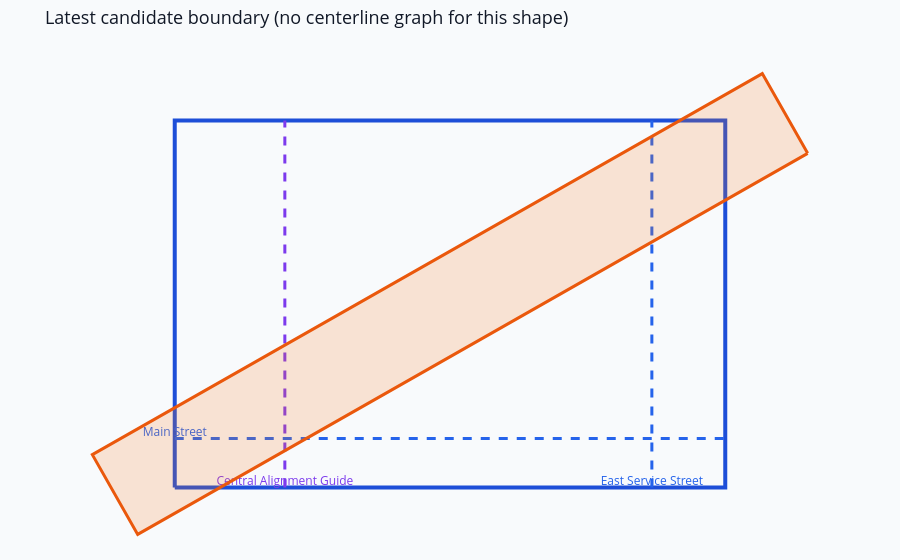

The cell this chart's notebook holds for it:
### Code cell
latest_shape = extract_latest_shape(final_state)

# The centerline (wing) graph only exists for multi-wing footprints (U / L / T / H / Y / X).
# When the brief's shape is "auto" or a simple bar, there is no wing skeleton — so fall back to
# the boundary plot instead of raising, rather than assuming every shape has a centerline graph.
_centerline = (latest_shape or {}).get("building_graph", {}).get("centerline_graph", {})
if _centerline.get("nodes") and _centerline.get("edges"):
    figure = make_building_graph_figure(
        latest_shape,
        title="Latest candidate centerline graph after the LangGraph node run",
    )
else:
    print("No centerline/wing graph in the latest shape (this run's footprint has no wings) — "
          "showing the building boundary instead.")
    figure = make_site_plan_figure(
        SITE_BOUNDARY,
        current_shape=latest_shape,
        site_objects=SITE_OBJECTS,
        title="Latest candidate boundary (no centerline graph for this shape)",
    )
figure

### Figure 1 — Plotly figure (JSON) as saved in the notebook; plotly's stock layout.template omitted (floating-point values rounded to 4 significant figures)
{"data": [{"hoverinfo": "skip", "line": {"color": "#1d4ed8", "width": 4}, "mode": "lines", "showlegend": false, "type": "scatter", "x": [0, 90, 90, 0, 0], "y": [0, 0, 60, 60, 0]}, {"hoverinfo": "skip", "line": {"color": "#2563eb", "dash": "dash", "width": 3}, "mode": "lines+text", "showlegend": false, "text": ["Main Street", ""], "textfont": {"color": "#2563eb", "size": 12}, "textposition": "top center", "type": "scatter", "x": [0, 90], "y": [8, 8]}, {"hoverinfo": "skip", "line": {"color": "#2563eb", "dash": "dash", "width": 3}, "mode": "lines+text", "showlegend": false, "text": ["East Service Street", ""], "textfont": {"color": "#2563eb", "size": 12}, "textposition": "top center", "type": "scatter", "x": [78, 78], "y": [0, 60]}, {"hoverinfo": "skip", "line": {"color": "#7c3aed", "dash": "dash", "width": 3}, "mode": "lines+text", "showlegend": false, "text": ["Central Alignment Guide", ""], "textfont": {"color": "#7c3aed", "size": 12}, "textposition": "top center", "type": "scatter", "x": [18, 18], "y": [0, 60]}, {"fill": "toself", "fillcolor": "rgba(249, 115, 22, 0.18)", "hoverinfo": "skip", "line": {"color": "#ea580c", "width": 3}, "mode": "lines", "showlegend": false, "type": "scatter", "x": [103.5, 96.05, -13.47, -6.054, 103.5], "y": [54.63, 67.67, 5.373, -7.666, 54.63]}], "layout": {"font": {"color": "#111827", "size": 13}, "margin": {"b": 0, "l": 0, "r": 0, "t": 48}, "paper_bgcolor": "#f8fafc", "plot_bgcolor": "#f8fafc", "title": {"text": "Latest candidate boundary (no centerline graph for this shape)"}, "xaxis": {"visible": false}, "yaxis": {"scaleanchor": "x", "scaleratio": 1, "visible": false}}}
